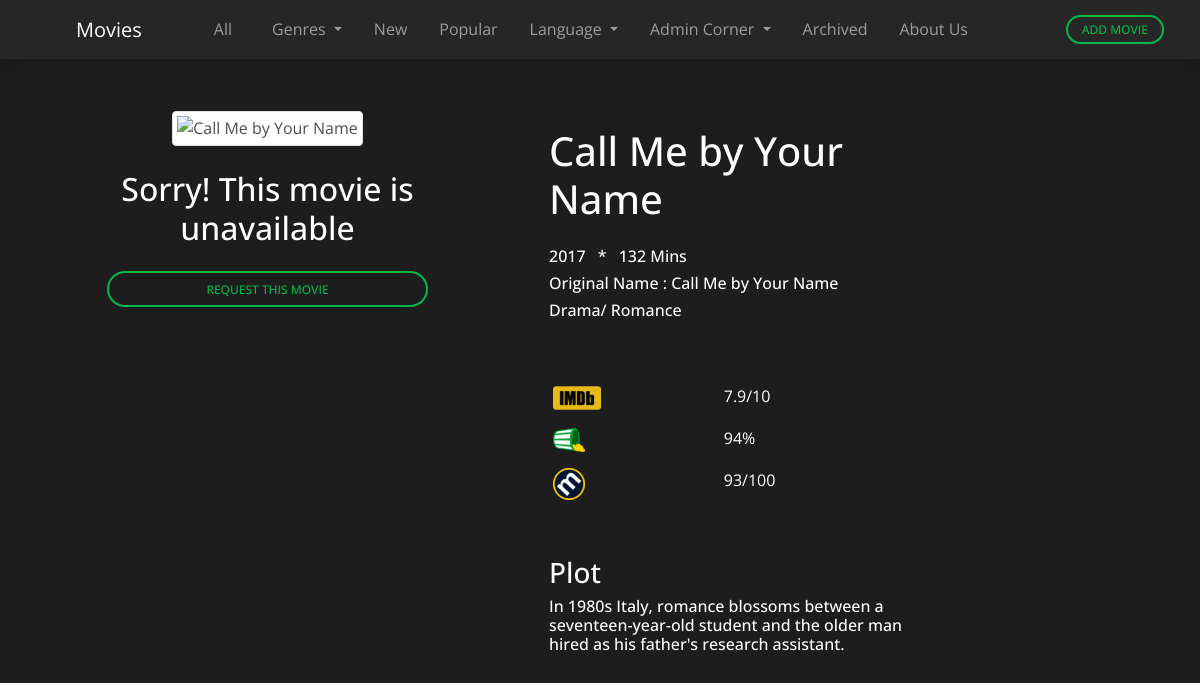
The page /moviedetails/398818 (signed in) on the database its author committed.
### package/models.py (models this page shows, shortened)
class SavedMovies(db.Model, UserMixin):
    id = db.Column(db.String(100), unique=True, primary_key = True)
    imdb_id = db.Column(db.String(100), unique=True, nullable=False)
    keywords = db.Column(db.String(100), nullable=False)
    tmdb_data = db.Column(db.Text, unique=True, nullable=False)
    omdb_data = db.Column(db.Text, unique=True, nullable=False)

### package/route.py (the view)
@app.route("/moviedetails/<id>", methods={"GET", "POST"})
@login_required
def moviedetails(id):
    if request.method == "GET":
        movie = Movie.query.filter_by(id=id).first()
        tmdb_info = {}
        omdb_info = {}
        related_movies = []
        if movie:
            saved_movie = SavedMovies.query.filter_by(id=id).first()
            if not saved_movie:
                tmdb_info, omdb_info = fetchAllDetails(id, movie.imdb_id)
                save_movie = SavedMovies(id=id, imdb_id=movie.imdb_id, keywords=movie.name, tmdb_data=json.dumps(tmdb_info), omdb_data=json.dumps(omdb_info))
                db.session.add(save_movie)
                db.session.commit()
            else:
                tmdb_info = json.loads(saved_movie.tmdb_data)
                omdb_info = json.loads(saved_movie.omdb_data)
            related_movies = fetchSimilarMovies(movie)
            return render_template("details.html", user=current_user, movie=movie, tmdb_info=tmdb_info, omdb_info=omdb_info, related_movies=related_movies, value="hidden")
        else:
            saved_movie = SavedMovies.query.filter_by(id=id).first()
            if not saved_movie:
                tmdb_info = getTMDBRes(id)
                imdb_id = tmdb_info["imdb_id"]
                if imdb_id == None:
                    imdb_id = findIMDBid(tmdb_info["title"])
                omdb_info = getOMDBRes(imdb_id)
                new_movie = SavedMovies(id=id, imdb_id=imdb_id, keywords=tmdb_info["title"], tmdb_data=json.dumps(tmdb_info), omdb_data=json.dumps(omdb_info))
                db.session.add(new_movie)
                db.session.commit()
            else:
                tmdb_info = json.loads(saved_movie.tmdb_data)
                omdb_info = json.loads(saved_movie.omdb_data)
                imdb_id = tmdb_info["imdb_id"]
            moviegenre = omdb_info["Genre"]
            if not moviegenre:
                moviegenre = ""
                for i in tmdb_info["genres"]:
                    moviegenre += i["name"]
                    moviegenre += ", "
            fetchSavedSimilarMovies(moviegenre)
            return render_template("newdetails.html", id=id, user=current_user, imdb_id=imdb_id, tmdb_info=tmdb_info, omdb_info=omdb_info, related_movies=related_movies, itp=imdb_title_prefix, iip=imdb_image_prefix, genre=moviegenre, value="hidden")

### package/main.py (called while the page is built)
def fetchSavedSimilarMovies(moviegenre):
    related_movies = []
    movies = Movie.query.filter_by(is_archived=False).all()
    genre = moviegenre.split(", ")
    if "Animation" in genre:
        for i in movies:
            if "Animation" in i.genre.split(", "):
                related_movies.append(i)
    else:
        for i in movies:
            if "Animation" not in i.genre.split(", "):
                if set(genre) & set(i.genre.split(", ")):
                    related_movies.append(i)
    return related_movies

### package/models.py (called while the page is built)
@login_manager.user_loader
def load_user(user_email):
    return User.query.get(str(user_email))

### package/templates/newdetails.html (shortened to what this page needs)
{% extends 'base.html' %}
{% block body %}
<div class="container-fluid text-center justify-content-center">
    <div class="row g-5">
        <div class="col-xs-12 col-sm-12 col-md-6 col-lg-5 col-xl-5">
            <div class="mt-3">
                <img class="img-fluid z-depth-2 img-thumbnail rounded" style="max-height: 70vh;"
                    src="{% if tmdb_info['poster_path'] != None %}{{iip|string + tmdb_info['poster_path']|string}}{% else %}/static/img/notAvailable.jpg{% endif %}" alt="{{tmdb_info['title']}}">
                <div class="text-center align-items-center my-4" style="background-color: rgb(29, 29, 29);">
                    <div class="h2 text-white mb-4">Sorry! This movie is unavailable</div>
                    <button type="button" class="col col-9 btn btn-outline-success btn-md  btn-rounded waves-effect"
                    onclick="
                    location.href = '/request/{{imdb_id}}' + '+' + '{{id}}'
                    Swal.fire({
                        title: 'Submitting Request...',
                        imageUrl: '../../../static/img/spinner.gif',
                        timer: 3000
                    })">
                        Request This Movie
                    </button>
                </div>
            </div>
        </div>
        <div class="col-sm-12 col-xs-12 col-md-6 col-xl-5 col-lg-5">
            <div class="row gy-4 mx-2 mt-2">
                <div class="text-white text-left ">
                    <div class="h1">{{tmdb_info['title']}}</div>
                    <div class="h6 mt-4">
                        <span class="mr-2">{{tmdb_info['release_date'].split("-")[0]}}</span>
                        <span>*</span>
                        <span class="ml-2">{{tmdb_info['runtime']}} Mins</span>
                        </div>
                    <div class="h6">Original Name : {{tmdb_info['original_title']}}</div>
                    <div class="h6">
                        {% if genre.endswith(", ") %}
                            {{genre.replace(",","")}}
                        {% else %}
                            {{genre.replace(", ","/ ")}}
                        {% endif %}
                    </div>
                </div>
            </div>
            <div class="row mt-5 gy-5 text-white">
                <div class="row my-2 ">
                    <div class="col-3 mx-4 text-left">
                        <div class=""><img style="max-width:48px;" src="../../../static/img/imdb.png"></div>
                    </div>
                    <div class="col-3 mx-4 text-left">
                        {% if omdb_info %}
                            {% if omdb_info["Ratings"] %}
                                <div class="mx-3">{{omdb_info["Ratings"][0]["Value"]}}</div>
                            {% else %}
                                <div class="mx-3">{{omdb_info["imdbRating"]}}</div>
                            {% endif %}
                        {% else %}
                        <div class="mx-3">{{tmdb_info["vote_average"]}}</div>
                        {% endif %}
                    </div>
                </div>
                {% if omdb_info["Ratings"] %}
                    <div class="row my-2">
                        <div class="col-3 mx-4 text-left">
                            <div class=""><img style="max-width:32px;" src="../../../static/img/rotten_tomatoes.png"></div>
                        </div>
                        {% if omdb_info["Ratings"][1] %}
                            <div class="col-3 mx-4 text-left">
                                <div class="mx-3">{{omdb_info["Ratings"][1]["Value"]}}</div>
                            </div>
                        {% else %}
                            <div class="col-3 mx-4 text-left">
                                <div class="mx-3">NA</div>
                            </div>
                        {% endif %}
                    </div>
                    <div class="row my-2">
                        <div class="col-3 mx-4 text-left">
                            <div class=""><img style="max-width:32px;" src="../../../static/img/metacritic32.png"></div>
                        </div>
                        {% if omdb_info["Ratings"][2] %}
                            <div class="col-3 mx-4 text-left">
                                <div class="mx-3">{{omdb_info["Ratings"][2]["Value"]}}</div>
                            </div>
                        {% else %}
                            <div class="col-3 mx-4 text-left">
                                <div class="mx-3 my-1">NA</div>
                            </div>
                        {% endif %}
                    </div>
                {% endif %}
            </div>
            <div class="text-left row mt-5 mx-2">
                <div class="h3 text-white">Plot</div>
                {% if omdb_info["Plot"] %}
                    <div class="h6 text-white">{{omdb_info["Plot"]}}</div>
                {% else %}
                <div class="h6 text-white">{{tmdb_info["overview"]}}</div>
                {% endif %}
            </div>
        </div>
    </div>
</div>
{% endblock body %}

### package/static/css/custom.css (style rules this page uses)
body { font-family: 'Open Sans', sans-serif; }

### rows shown on the page
SavedMovies: title "Call Me by Your Name", original_title "Call Me by Your Name"

### other values the page prints
{{ tmdb_info['release_date'].split("-")[0] }} "2017"
{{ tmdb_info['runtime'] }} "132"
{{ genre.replace(", ","/ ") }} "Drama/ Romance"
{{ omdb_info["Ratings"][0]["Value"] }} "7.9/10"
{{ omdb_info["Ratings"][1]["Value"] }} "94%"
{{ omdb_info["Ratings"][2]["Value"] }} "93/100"
{{ omdb_info["Plot"] }} "In 1980s Italy, romance blossoms between a seventeen-year-old student and the older man hired as his father's research assistant."
